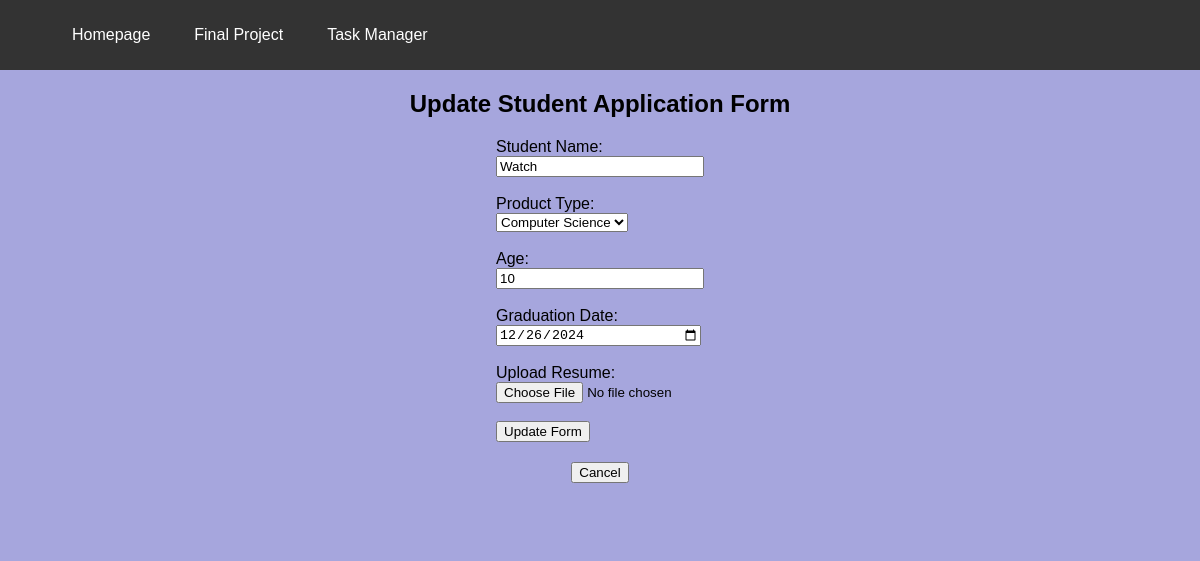
Before: /update_form/1 with the older database file.
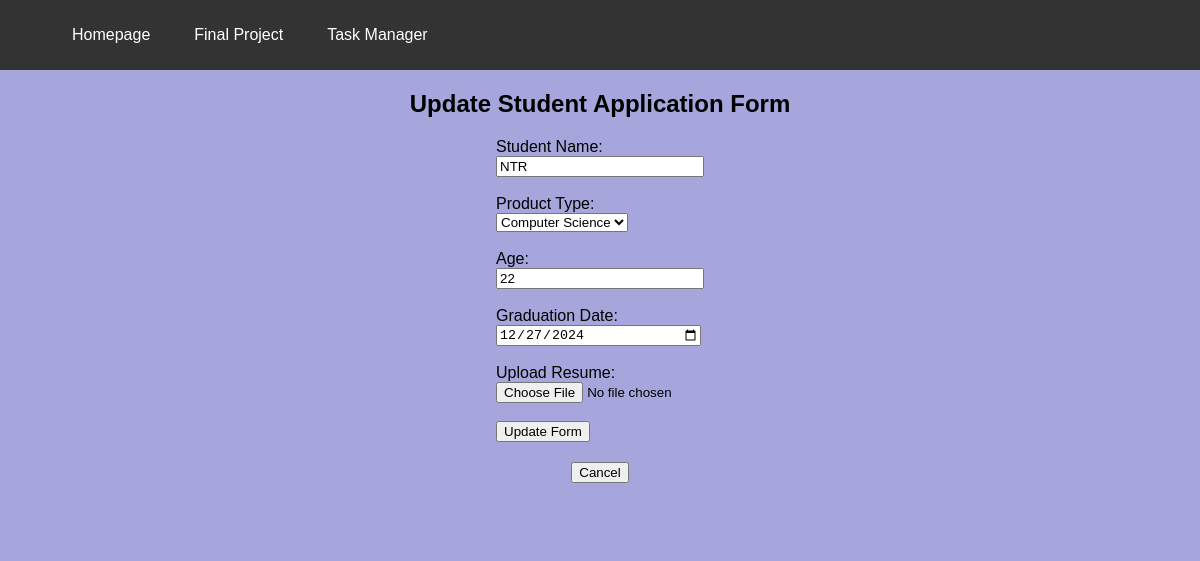
After: the same page with the newer database file.
### models.py (models this page shows, shortened)
class Project(db.Model):
    id = db.Column(db.Integer, primary_key=True)
    task = db.Column(db.String(100), nullable=False)
    category = db.Column(db.String(50), nullable=False)
    priority = db.Column(db.Integer, nullable=False)
    due_date = db.Column(db.Date, nullable=False)
    file_name = db.Column(db.String(200), nullable=False)
    date_created = db.Column(db.DateTime, default=datetime.utcnow)

### app.py (the view, shortened to what this page needs)
@app.route('/update_form/<int:id>', methods=['GET', 'POST'])
def Formupdate(id):
    project = Project.query.get_or_404(id)
    return render_template('/final_project/Form_update.html', project=project)

### templates/final_project/Form_update.html (shortened to what this page needs)
{% extends 'base.html' %}
{% block body %}
<div class="form-container">
    <h1 style="text-align: center">Update Student Application Form</h1>
    <div class="form">
        <form action="/update_form/{{project.id}}" method="POST" enctype="multipart/form-data">
        <label for="pName">Student Name:</label><br/>
        <input type="text" name="pName" id="pName" value="{{ project.task }}" required><br/><br/>
        <label for="product-type">Product Type:</label><br/>
        <select id="product-type" name="product_type" required>
            <option value="Computer Science" {% if project.category == 'Computer Science' %}selected{% endif %}>Computer Science</option>
        </select>
        <br/><br/>
        <label for="pr">Age:</label><br/>
        <input type="number" name="pr" id="pr" value="{{ project.priority }}" required><br/><br/>
        <label for="due-date">Graduation Date:</label><br/>
        <input type="date" id="due-date" name="due_date" value="{{ project.due_date }}" required><br/><br/>
        <label for="file-upload">Upload Resume:</label><br/>
        <input type="file" id="file-upload" name="file_upload"><br/><br/>
        <button class="btn" type="submit">Update Form</button>
        </form>
    </div>
    <div style="text-align: left; margin-top:20px;">
        <a href="/final_project"><button class="btn">Cancel</button></a>
  </div>
</div>
{% endblock %}

Changed rows visible on the page:
changed Project: pName "Watch" → "NTR"; product_type (not shown) → "Computer Science"; pr "10" → "22"; due_date "12/26/2024" → "12/27/2024"
Other visible differences:
form field product_type: "Computer Science" → (not shown)
